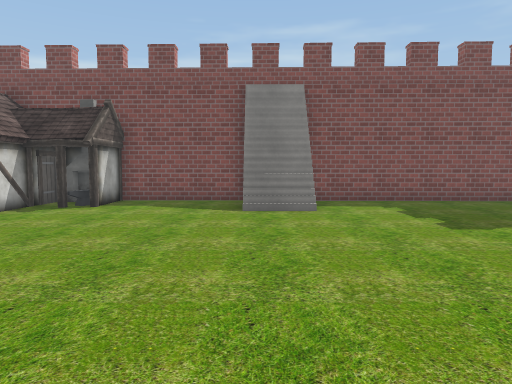
[1] (above)

21 first-person views from a walk through a scene from a Unity 3-D project. The camera is 1.2 m above the floor, tilts 4° down and sees 70° across. The floor is counted in squares, 1 m on a side. Each view is taken from the middle of a square. On the plan, view 1 faces up. The plan holds only what a view shows up to about 15 squares ahead; the rest is blank. The place goes on beyond the plan. Some surface patterns are stand-ins.

[2]
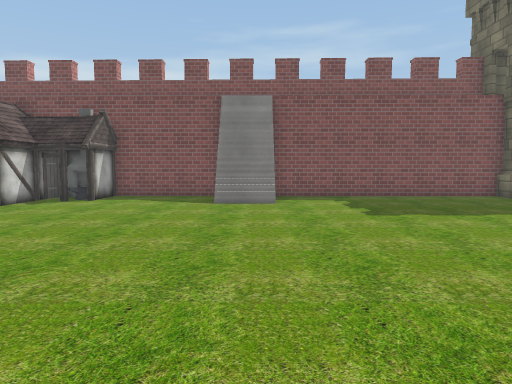

[3]
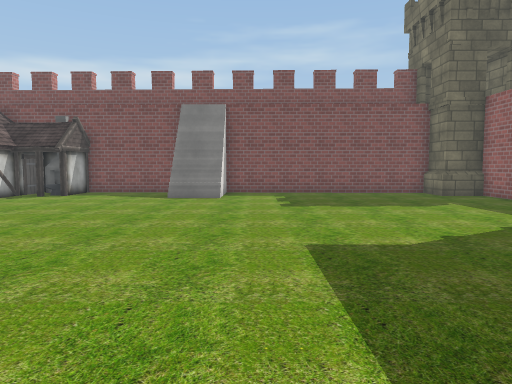

[4]
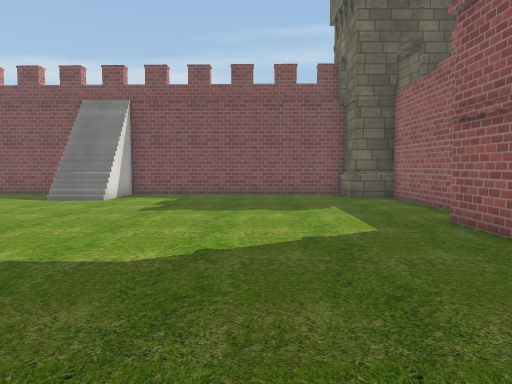

[5]
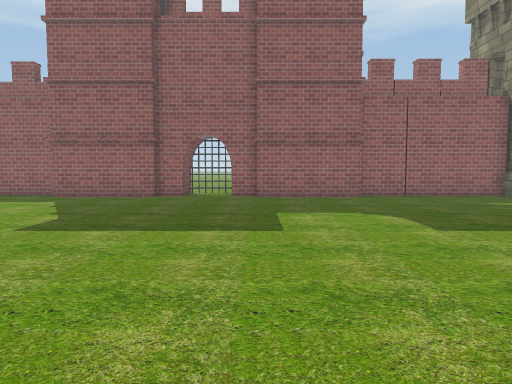

[6]
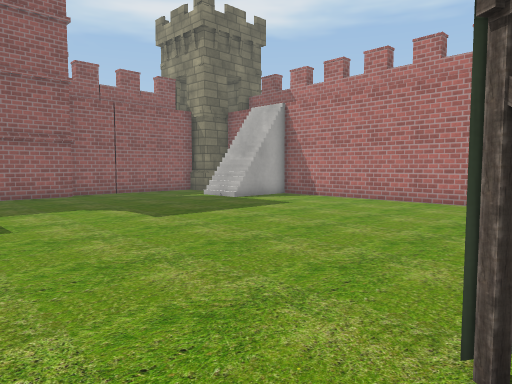

[7]
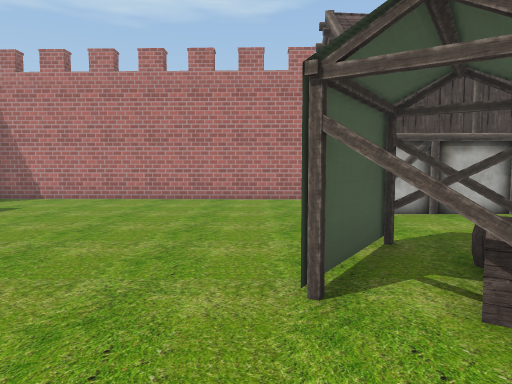

[8]
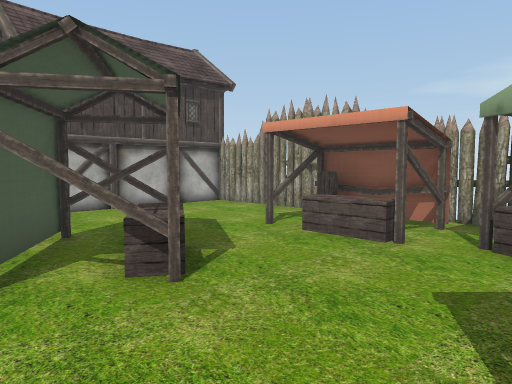

[9]
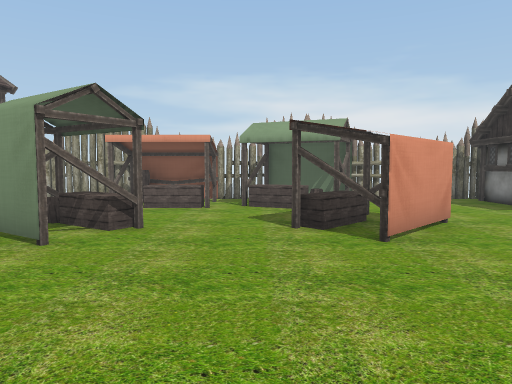

[10]
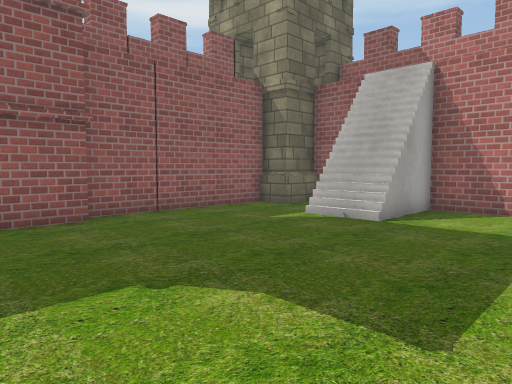

[11]
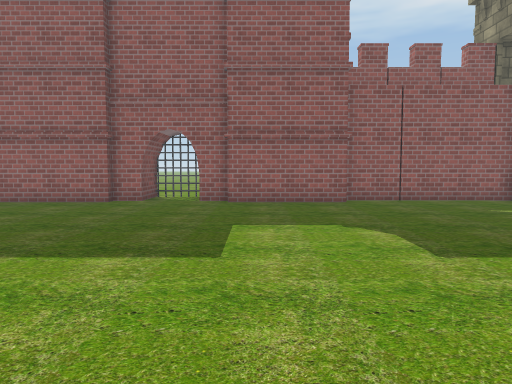

[12]
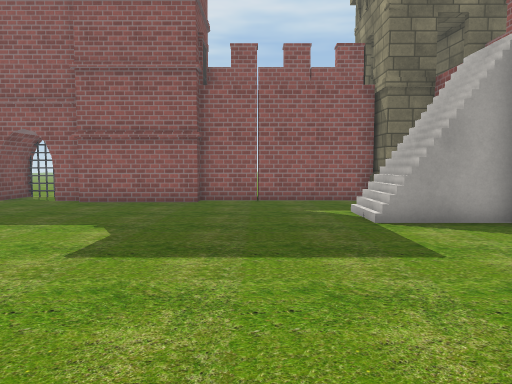

[13]
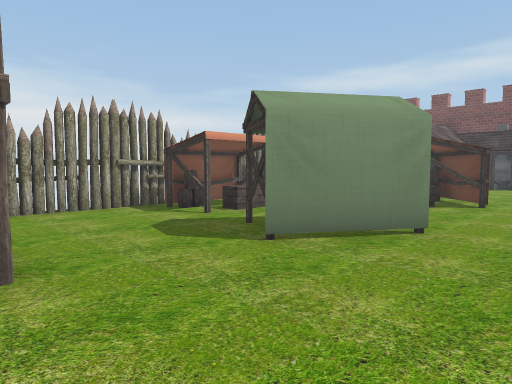

[14]
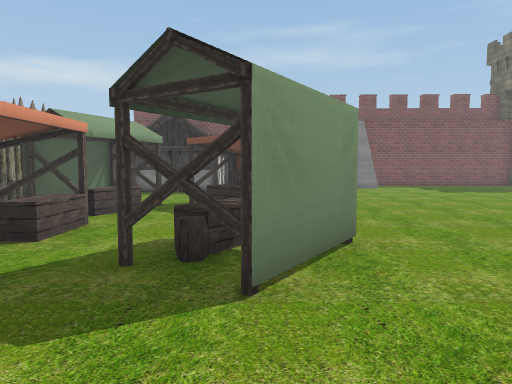

[15]
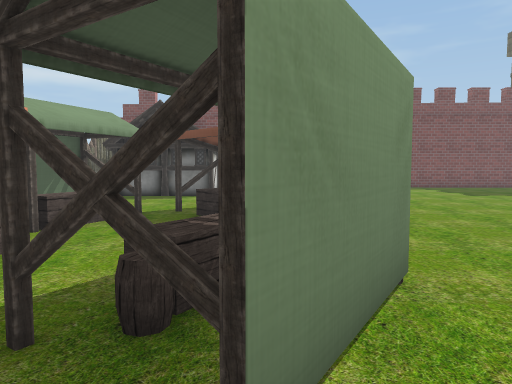

[16]
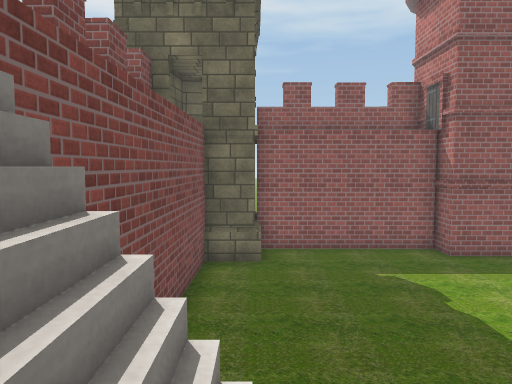

[17]
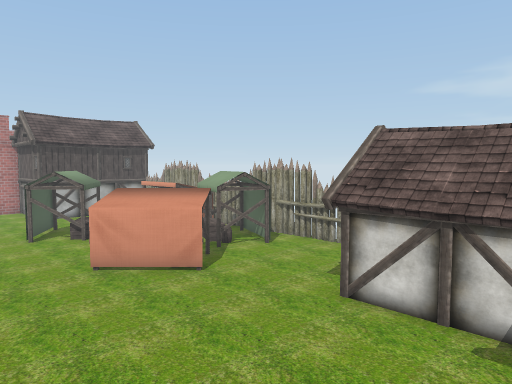

[18]
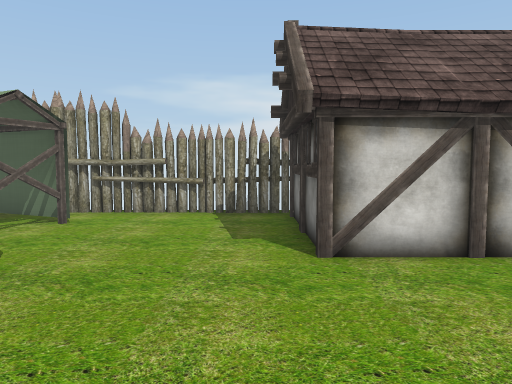

[19]
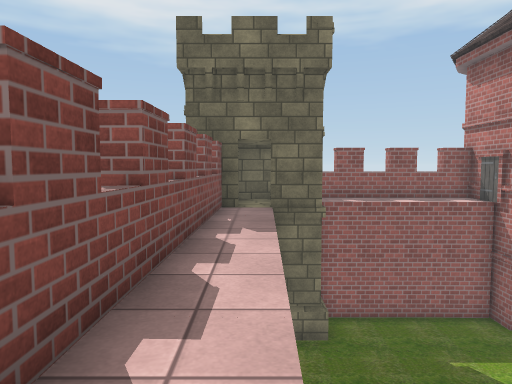

[20]
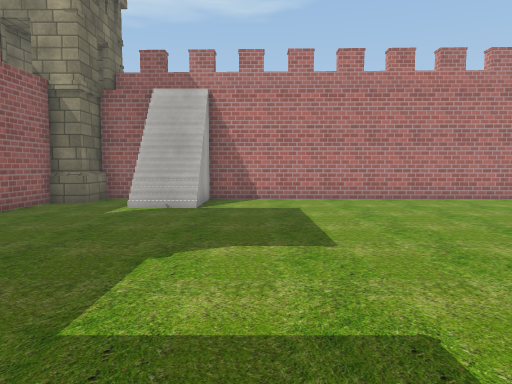

[21]
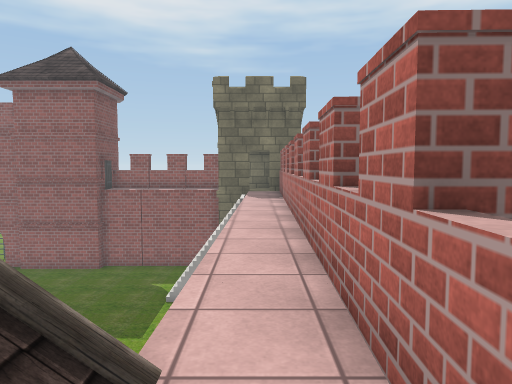

### Floor plan
Key: @ floor where view 1 was taken; # wall or solid block; . main floor; : floor 2.25 m higher than the main floor; + floor 2.5 m higher than the main floor; * floor 2.75 m higher than the main floor; % floor 3 m higher than the main floor; & floor 3.5 m higher than the main floor; $ floor 4 m higher than the main floor; / step, stairs or slope; = window, fence, low wall or low ledge; v drop or lower ground; T tower; H house; O other object.
Columns run from 12 left of view 1 to 15 right of it. Each row starts with its distance up from view 1.
 15   ##########  v v v v  T
 14    #    ###############TTT
 13    =  vOO###$ $$$$$$$$$   T
 12       OO....//#........T  T
 11      :OO....//v........#TT#T
 10      :......//=.......... #
  9      :...................O#
  8      :...................=#
  7 ##*&%+...................=#
  6 #........................##
  5 ##.....................####
  4 ##.....................#
  3  #....#................#
  2  ###.###...............#
  1   ###.###..............##
  0    ##..#....@...........##v
 -1    #.....................#v
 -2    #....................##
 -3    #...................##
 -4   ##..###..............#
 -5  ###..###..............#
 -6  #....##...............#
 -7  #.....................###
 -8 ##......................$##
 -9 ##......................$##
-10  HHHHHH.................$##
-11  H    HH................$##
-12       HH...........//#..$##
-13         ...........//v.#T#TT
-14        /...v.......// .T  T
-15      $ $$$$$$$$$$$$$$  T TT
-16       =#=#=#=#=#=#=#=#=TTT
-17                    v v T

Where each view was taken, in squares from view 1:
view 1: 0 up, 0 right, facing up
view 2: 2 down, 1 right, facing up
view 3: 4 down, 3 right, facing up
view 4: 3 down, 7 right, facing up
view 5: 3 down, 3 left, facing right
view 6: 2 down, 4 left, facing down-right
view 7: 1 down, 3 left, facing down
view 8: 0 up, 3 left, facing down-left
view 9: 1 down, 2 right, facing left
view 10: 4 down, 3 right, facing down-right
view 11: 4 down, 1 left, facing right
view 12: 9 down, 1 left, facing right
view 13: 11 down, 1 left, facing up-left
view 14: 10 down, 5 left, facing up
view 15: 8 down, 5 left, facing up
view 16: 11 up, 0 right, facing right
view 17: 11 up, 0 right, facing down-left
view 18: 6 up, 2 left, facing left
view 19: 13 up, 0 right, facing right
view 20: 1 down, 5 right, facing down
view 21: 15 down, 7 left, facing right
